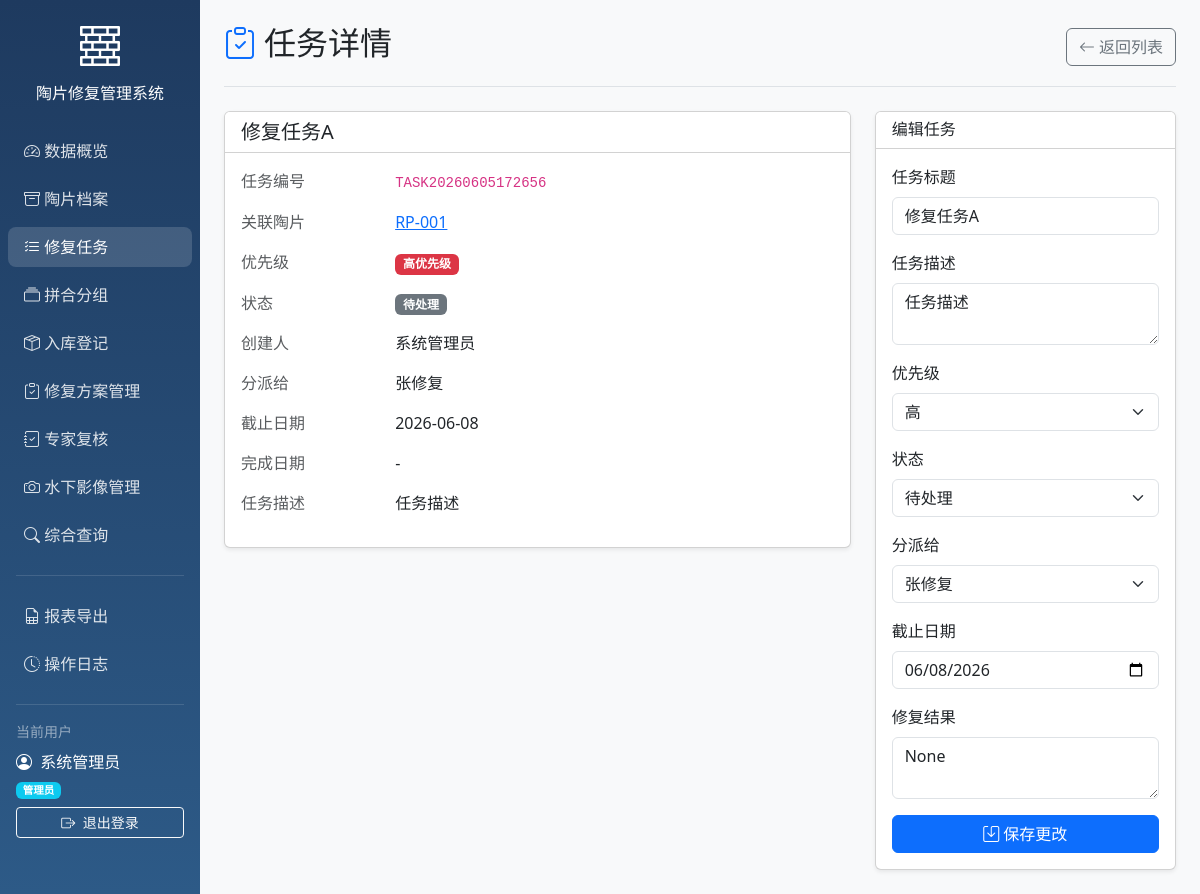
Page /tasks/1 (signed in) on the committed database.
### models/models.py (models this page shows)
class User(Base):
    __tablename__ = "users"
    id = Column(Integer, primary_key=True, index=True)
    username = Column(String, unique=True, index=True)
    hashed_password = Column(String)
    full_name = Column(String)
    role = Column(String, default="修复员")
    created_at = Column(DateTime(timezone=True), server_default=func.now())
    assigned_tasks = relationship("RepairTask", foreign_keys="RepairTask.assignee_id", back_populates="assignee")
    created_tasks = relationship("RepairTask", foreign_keys="RepairTask.creator_id", back_populates="creator")
    operation_logs = relationship("OperationLog", back_populates="user")

class RepairTask(Base):
    __tablename__ = "repair_tasks"
    id = Column(Integer, primary_key=True, index=True)
    task_number = Column(String, unique=True, index=True)
    pottery_id = Column(Integer, ForeignKey("potteries.id"))
    title = Column(String)
    description = Column(Text)
    priority = Column(String, default="普通")
    status = Column(String, default=TaskStatus.PENDING)
    creator_id = Column(Integer, ForeignKey("users.id"))
    assignee_id = Column(Integer, ForeignKey("users.id"))
    due_date = Column(Date)
    completed_date = Column(Date)
    result = Column(Text)
    created_at = Column(DateTime(timezone=True), server_default=func.now())
    updated_at = Column(DateTime(timezone=True), onupdate=func.now())
    pottery = relationship("Pottery", back_populates="repair_tasks")
    creator = relationship("User", foreign_keys=[creator_id], back_populates="created_tasks")
    assignee = relationship("User", foreign_keys=[assignee_id], back_populates="assigned_tasks")

class Pottery(Base):
    __tablename__ = "potteries"
    id = Column(Integer, primary_key=True, index=True)
    pottery_number = Column(String, unique=True, index=True)
    water_area = Column(String)
    trench_number = Column(String)
    material = Column(String)
    decoration_description = Column(Text)
    damage_level = Column(String)
    current_status = Column(String)
    recovery_date = Column(Date)
    created_at = Column(DateTime(timezone=True), server_default=func.now())
    updated_at = Column(DateTime(timezone=True), onupdate=func.now())
    is_locked = Column(Boolean, default=False)
    cleaning_records = relationship("CleaningRecord", back_populates="pottery")
    pottery_groups = relationship("PotteryGroupMember", back_populates="pottery")
    storage_record = relationship("StorageRecord", uselist=False, back_populates="pottery")
    images = relationship("PotteryImage", back_populates="pottery", cascade="all, delete-orphan")
    repair_tasks = relationship("RepairTask", back_populates="pottery")

### main.py (the view)
@app.get("/tasks/{task_id}", response_class=HTMLResponse)
async def task_detail(
    task_id: int,
    request: Request,
    current_user: User = Depends(get_current_user),
    db: Session = Depends(get_db)
):
    task = db.query(RepairTask).filter(RepairTask.id == task_id).first()
    if not task:
        return RedirectResponse(url="/tasks", status_code=status.HTTP_303_SEE_OTHER)
    users = db.query(User).all()
    return templates.TemplateResponse("task_detail.html", {
        "request": request,
        "current_user": current_user,
        "task": task,
        "users": users
    })

### templates/task_detail.html (shortened to what this page needs)
{% extends "base.html" %}
{% block body %}
<div class="container-fluid">
    <div class="row">
        {% include "sidebar.html" %}
        <main class="col-md-9 ms-sm-auto col-lg-10 px-md-4 main-content">
            <div class="d-flex justify-content-between flex-wrap flex-md-nowrap align-items-center pt-4 pb-3 mb-4 border-bottom">
                <h1 class="h2">
                    <i class="bi bi-clipboard-check text-primary me-2"></i>任务详情
                </h1>
                <div class="btn-toolbar mb-2 mb-md-0">
                    <a href="/tasks" class="btn btn-outline-secondary">
                        <i class="bi bi-arrow-left me-1"></i>返回列表
                    </a>
                </div>
            </div>
            <div class="row mb-4">
                <div class="col-md-8">
                    <div class="card shadow-sm mb-4">
                        <div class="card-header bg-white">
                            <h5 class="card-title mb-0">{{ task.title }}</h5>
                        </div>
                        <div class="card-body">
                            <div class="row mb-3">
                                <div class="col-sm-3 text-muted">任务编号</div>
                                <div class="col-sm-9"><code>{{ task.task_number }}</code></div>
                            </div>
                            <div class="row mb-3">
                                <div class="col-sm-3 text-muted">关联陶片</div>
                                <div class="col-sm-9">
                                    <a href="/potteries/{{ task.pottery.id }}">{{ task.pottery.pottery_number }}</a>
                                </div>
                            </div>
                            <div class="row mb-3">
                                <div class="col-sm-3 text-muted">优先级</div>
                                <div class="col-sm-9">
                                    {% if task.priority == '高' %}
                                    <span class="badge bg-danger">高优先级</span>
                                    {% elif task.priority == '普通' %}
                                    <span class="badge bg-warning">普通优先级</span>
                                    {% else %}
                                    <span class="badge bg-info">低优先级</span>
                                    {% endif %}
                                </div>
                            </div>
                            <div class="row mb-3">
                                <div class="col-sm-3 text-muted">状态</div>
                                <div class="col-sm-9">
                                    {% if task.status == '待处理' %}
                                    <span class="badge bg-secondary">待处理</span>
                                    {% elif task.status == '进行中' %}
                                    <span class="badge bg-primary">进行中</span>
                                    {% elif task.status == '已完成' %}
                                    <span class="badge bg-success">已完成</span>
                                    {% else %}
                                    <span class="badge bg-light text-dark">已取消</span>
                                    {% endif %}
                                </div>
                            </div>
                            <div class="row mb-3">
                                <div class="col-sm-3 text-muted">创建人</div>
                                <div class="col-sm-9">{{ task.creator.full_name if task.creator else '-' }}</div>
                            </div>
                            <div class="row mb-3">
                                <div class="col-sm-3 text-muted">分派给</div>
                                <div class="col-sm-9">{{ task.assignee.full_name if task.assignee else '未分派' }}</div>
                            </div>
                            <div class="row mb-3">
                                <div class="col-sm-3 text-muted">截止日期</div>
                                <div class="col-sm-9">{{ task.due_date|strftime if task.due_date else '-' }}</div>
                            </div>
                            <div class="row mb-3">
                                <div class="col-sm-3 text-muted">完成日期</div>
                                <div class="col-sm-9">{{ task.completed_date|strftime if task.completed_date else '-' }}</div>
                            </div>
                            <div class="row mb-3">
                                <div class="col-sm-3 text-muted">任务描述</div>
                                <div class="col-sm-9">{{ task.description or '暂无描述' }}</div>
                            </div>
                        </div>
                    </div>
                </div>
                <div class="col-md-4">
                    <div class="card shadow-sm">
                        <div class="card-header bg-white">
                            <h6 class="card-title mb-0">编辑任务</h6>
                        </div>
                        <div class="card-body">
                            <form method="POST" action="/tasks/{{ task.id }}/edit">
                                <div class="mb-3">
                                    <label for="title" class="form-label">任务标题</label>
                                    <input type="text" class="form-control" id="title" name="title" value="{{ task.title }}" required>
                                </div>
                                <div class="mb-3">
                                    <label for="description" class="form-label">任务描述</label>
                                    <textarea class="form-control" id="description" name="description" rows="2">{{ task.description }}</textarea>
                                </div>
                                <div class="mb-3">
                                    <label for="priority" class="form-label">优先级</label>
                                    <select class="form-select" id="priority" name="priority">
                                        <option value="高" {% if task.priority == '高' %}selected{% endif %}>高</option>
                                    </select>
                                </div>
                                <div class="mb-3">
                                    <label for="status" class="form-label">状态</label>
                                    <select class="form-select" id="status" name="status">
                                        <option value="待处理" {% if task.status == '待处理' %}selected{% endif %}>待处理</option>
                                    </select>
                                </div>
                                <div class="mb-3">
                                    <label for="assignee_id" class="form-label">分派给</label>
                                    <select class="form-select" id="assignee_id" name="assignee_id">
                                        {% for u in users %}
                                        <option value="{{ u.id }}" {% if task.assignee_id == u.id %}selected{% endif %}>
                                            {{ u.full_name or u.username }}
                                        </option>
                                        {% endfor %}
                                    </select>
                                </div>
                                <div class="mb-3">
                                    <label for="due_date" class="form-label">截止日期</label>
                                    <input type="date" class="form-control" id="due_date" name="due_date"
                                           value="{{ task.due_date|strftime if task.due_date else '' }}">
                                </div>
                                <div class="mb-3">
                                    <label for="result" class="form-label">修复结果</label>
                                    <textarea class="form-control" id="result" name="result" rows="2"
                                              placeholder="任务完成时填写">{{ task.result }}</textarea>
                                </div>
                                <button type="submit" class="btn btn-primary w-100">
                                    <i class="bi bi-save me-1"></i>保存更改
                                </button>
                            </form>
                        </div>
                    </div>
                </div>
            </div>
        </main>
    </div>
</div>
{% endblock %}

### templates/sidebar.html
<div class="sidebar col-md-3 col-lg-2 d-md-block p-0">
    <div class="position-sticky pt-3">
        <div class="text-center mb-4 px-3">
            <i class="bi bi-bricks text-white" style="font-size: 2.5rem;"></i>
            <h6 class="text-white mt-2 mb-0">陶片修复管理系统</h6>
        </div>
        <ul class="nav flex-column">
            <li class="nav-item">
                <a class="nav-link {% if request.url.path == '/' %}active{% endif %}" href="/">
                    <i class="bi bi-speedometer2"></i>
                    数据概览
                </a>
            </li>
            <li class="nav-item">
                <a class="nav-link {% if '/potteries' in request.url.path %}active{% endif %}" href="/potteries">
                    <i class="bi bi-archive"></i>
                    陶片档案
                </a>
            </li>
            <li class="nav-item">
                <a class="nav-link {% if '/tasks' in request.url.path %}active{% endif %}" href="/tasks">
                    <i class="bi bi-list-check"></i>
                    修复任务
                </a>
            </li>
            <li class="nav-item">
                <a class="nav-link {% if '/groups' in request.url.path %}active{% endif %}" href="/groups">
                    <i class="bi bi-collection"></i>
                    拼合分组
                </a>
            </li>
            <li class="nav-item">
                <a class="nav-link {% if '/storage' in request.url.path %}active{% endif %}" href="/storage">
                    <i class="bi bi-box-seam"></i>
                    入库登记
                </a>
            </li>
            <li class="nav-item">
                <a class="nav-link {% if '/repair_plans' in request.url.path %}active{% endif %}" href="/repair_plans">
                    <i class="bi bi-clipboard-check"></i>
                    修复方案管理
                </a>
            </li>
            <li class="nav-item">
                <a class="nav-link {% if '/reviews' in request.url.path %}active{% endif %}" href="/reviews">
                    <i class="bi bi-journal-check"></i>
                    专家复核
                </a>
            </li>
            <li class="nav-item">
                <a class="nav-link {% if '/underwater_images' in request.url.path %}active{% endif %}" href="/underwater_images">
                    <i class="bi bi-camera"></i>
                    水下影像管理
                </a>
            </li>
            <li class="nav-item">
                <a class="nav-link {% if '/search' in request.url.path %}active{% endif %}" href="/search">
                    <i class="bi bi-search"></i>
                    综合查询
                </a>
            </li>
        </ul>
        <hr class="text-white-50 mx-3">
        <ul class="nav flex-column">
            <li class="nav-item">
                <a class="nav-link {% if '/reports' in request.url.path %}active{% endif %}" href="/reports">
                    <i class="bi bi-file-earmark-spreadsheet"></i>
                    报表导出
                </a>
            </li>
            <li class="nav-item">
                <a class="nav-link {% if '/logs' in request.url.path %}active{% endif %}" href="/logs">
                    <i class="bi bi-clock-history"></i>
                    操作日志
                </a>
            </li>
        </ul>
        <hr class="text-white-50 mx-3">
        <div class="px-3">
            <div class="text-white-50 small mb-2">当前用户</div>
            <div class="text-white mb-1">
                <i class="bi bi-person-circle me-1"></i>
                {{ current_user.full_name or current_user.username }}
            </div>
            <div class="text-white-50 small mb-2">
                <span class="badge bg-info">{{ current_user.role }}</span>
            </div>
            <a href="/logout" class="btn btn-outline-light btn-sm w-100">
                <i class="bi bi-box-arrow-right me-1"></i>
                退出登录
            </a>
        </div>
    </div>
</div>

### templates/base.html (style rules this page uses)
.sidebar { min-height: 100vh; background: linear-gradient(180deg, #1e3a5f 0%, #2d5a87 100%); }
.sidebar .nav-link { color: rgba(255,255,255,0.85); border-radius: 8px; margin: 4px 8px; transition: all 0.2s; }
.sidebar .nav-link:hover, .sidebar .nav-link.active { color: white; background: rgba(255,255,255,0.15); }
.sidebar .nav-link i { width: 24px; }
.main-content { background-color: #f8f9fa; min-height: 100vh; }

### rows in the picture
User: full_name "系统管理员", role "管理员", creator "系统管理员"
RepairTask: title "修复任务A", task_number "TASK20260605172656", due_date|strftime "2026-06-08", completed_date|strftime "-", description "任务描述", priority "高", status "待处理", assignee_id "张修复", due_date "06/08/2026", result "None"
Pottery: pottery.pottery_number "RP-001"
User: assignee "张修复"
